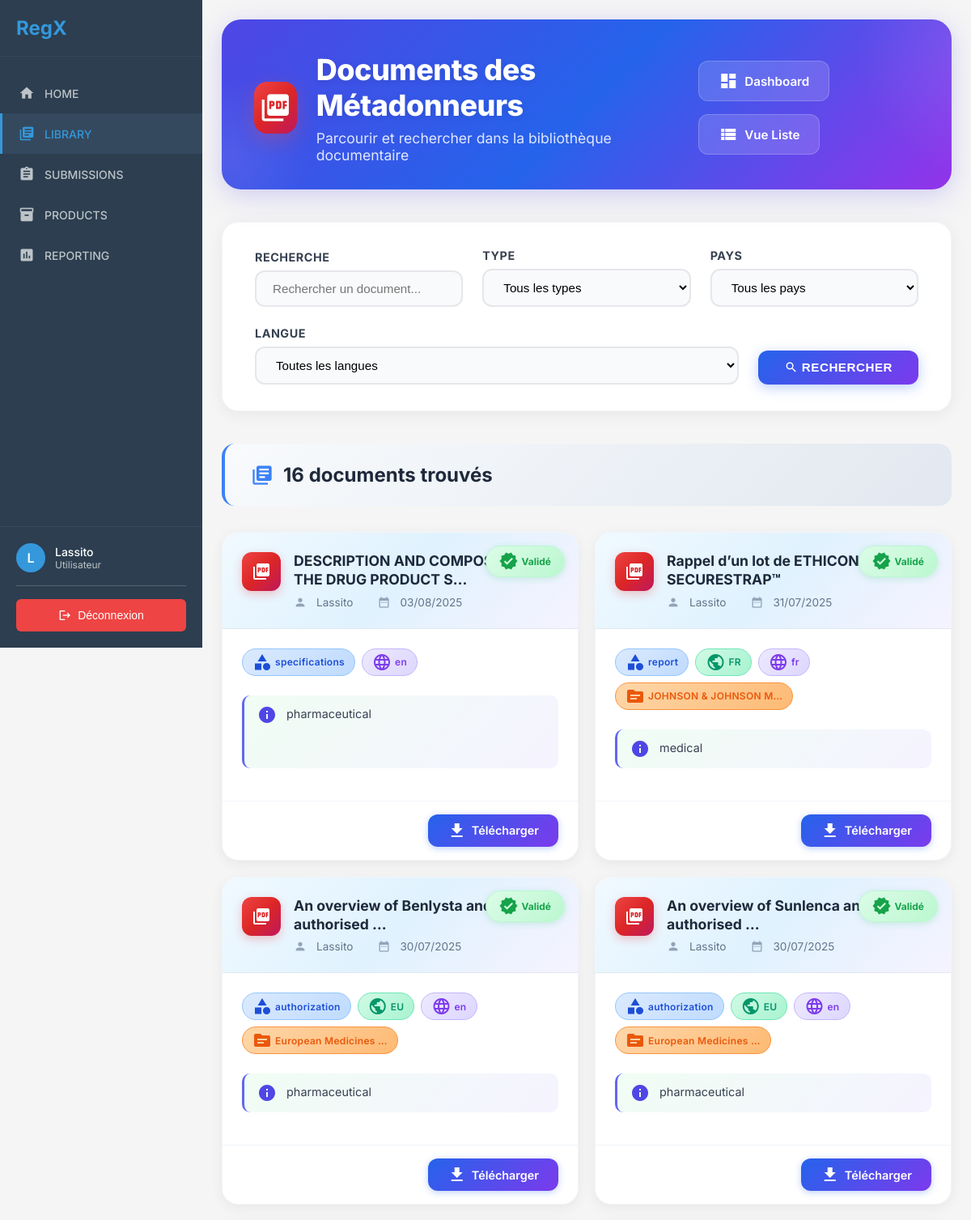
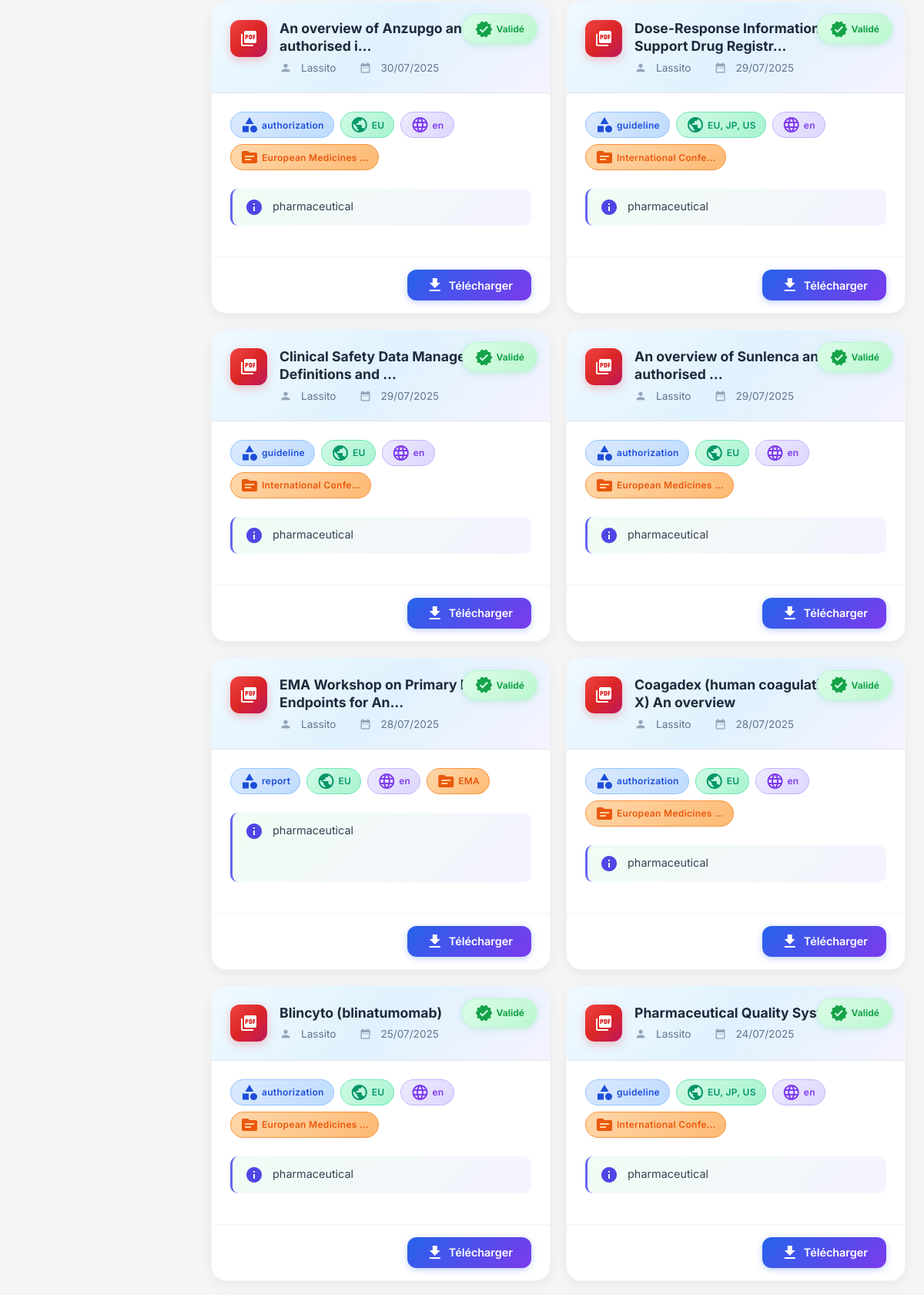
Page /client/library/documents/ (signed in, upper part) on the committed database (2 pictures, top to bottom).
### rawdocs/models.py (models this page shows, shortened)
class RawDocument(models.Model):
    url = models.URLField(help_text="URL d'origine du PDF", blank=True)
    file = models.FileField(upload_to=pdf_upload_to, help_text="Fichier PDF téléchargé")
    created_at = models.DateTimeField(auto_now_add=True)
    owner = models.ForeignKey(
        settings.AUTH_USER_MODEL,
        on_delete=models.CASCADE,
        related_name='raw_documents',
        null=True, blank=True,
        help_text="Utilisateur qui a téléchargé ce document"
    )
    is_validated = models.BooleanField(default=False, help_text="Document validé par un métadonneur")
    validated_at = models.DateTimeField(null=True, blank=True)
    is_ready_for_expert = models.BooleanField(default=False, help_text="Document prêt pour révision expert")
    expert_ready_at = models.DateTimeField(null=True, blank=True,
                                           help_text="Date à laquelle le document est devenu prêt pour l'expert")
    total_pages = models.IntegerField(default=0, help_text="Nombre total de pages")
    pages_extracted = models.BooleanField(default=False, help_text="Pages extraites individuellement")
    title = models.TextField(blank=True, help_text="Titre du document")
    doc_type = models.CharField("Type", max_length=100, blank=True, help_text="Type du document (guide, rapport…)")
    publication_date = models.CharField(max_length=100, blank=True, help_text="Date de publication")
    version = models.CharField(max_length=50, blank=True, help_text="Version extraite")
    source = models.CharField(max_length=255, blank=True, help_text="Organisation émettrice (EMA, FDA…)")
    context = models.TextField(blank=True, help_text="Contexte extrait (2 phrases max)")
    country = models.CharField(max_length=100, blank=True, help_text="Pays détecté (GPE ou TLD)")
    language = models.CharField(max_length=10, blank=True, help_text="Langue détectée (fr, en…)")
    url_source = models.URLField(blank=True, help_text="URL d'origine pour référence")

### client/library/views.py (the view)
# urls.py: path('documents/', views.document_list, name='document_list'),
def document_list(request):
    search = request.GET.get('search', '')
    document_type = request.GET.get('type', '')
    country = request.GET.get('country', '')
    language = request.GET.get('language', '')
    validation_status = request.GET.get('status', 'validated')
    documents_qs = RawDocument.objects.select_related('owner').all()
    if validation_status == 'validated':
        documents_qs = documents_qs.filter(is_validated=True)
    elif validation_status == 'pending':
        documents_qs = documents_qs.filter(is_validated=False)
    if search:
        documents_qs = documents_qs.filter(
            Q(title__icontains=search) |
            Q(source__icontains=search) |
            Q(context__icontains=search)
        )
    if document_type:
        documents_qs = documents_qs.filter(doc_type__icontains=document_type)
    if country:
        documents_qs = documents_qs.filter(country__icontains=country)
    if language:
        documents_qs = documents_qs.filter(language__icontains=language)
    documents_qs = documents_qs.order_by('-created_at')
    paginator = Paginator(documents_qs, 20)
    page_number = request.GET.get('page')
    documents = paginator.get_page(page_number)
    document_types = RawDocument.objects.filter(is_validated=True).exclude(doc_type='').values_list('doc_type',
                                                                                                    flat=True).distinct()
    countries = RawDocument.objects.filter(is_validated=True).exclude(country='').values_list('country',
                                                                                              flat=True).distinct()
    languages = RawDocument.objects.filter(is_validated=True).exclude(language='').values_list('language',
                                                                                               flat=True).distinct()
    context = {
        'documents': documents,
        'document_types': document_types,
        'countries': countries,
        'languages': languages,
        'filters': {
            'search': search,
            'type': document_type,
            'country': country,
            'language': language,
            'status': validation_status,
        }
    }
    return render(request, 'client/library/document_list.html', context)

### chatbot/templatetags/chatbot_tags.py (called while the page is built)
@register.simple_tag
def chatbot_widget():
    return render_to_string('chatbot/chatbot_widget.html')

### client/templatetags/document_filters.py (called while the page is built)
@register.filter
def document_title(document):
    if document.title and document.title.strip():
        return document.title.strip()
    if document.file:
        clean_name = clean_filename(document.file)
        if clean_name:
            return clean_name
    return "Document sans titre"

### templates/client/library/document_list.html (shortened to what this page needs)
{% extends 'client/base.html' %}
{% load static %}
{% load document_filters %}
{% block content %}
<div class="library-container">
    <div class="page-header">
        <div class="page-header-content">
            <div class="page-header-left">
                <div class="page-header-icon">
                    <i class="material-icons">picture_as_pdf</i>
                </div>
                <div class="page-header-titles">
                    <h1>Documents des Métadonneurs</h1>
                    <p>Parcourir et rechercher dans la bibliothèque documentaire</p>
                </div>
            </div>
            <div class="dashboard-tile-links">
                <a href="{% url 'client:library:dashboard' %}" class="dashboard-tile-link">
                    <i class="material-icons">dashboard</i>
                    Dashboard
                </a>
                <a href="{% url 'client:library:document_list_horizontal' %}" class="dashboard-tile-link">
                    <i class="material-icons">view_list</i>
                    Vue Liste
                </a>
            </div>
        </div>
    </div>
    <form method="get" class="filters-bar">
        <div class="filters-col">
            <label>RECHERCHE</label>
            <input type="text" name="search" value="{{ filters.search }}" placeholder="Rechercher un document...">
        </div>
        <div class="filters-col">
            <label>TYPE</label>
            <select name="type">
                <option value="">Tous les types</option>
            </select>
        </div>
        <div class="filters-col">
            <label>PAYS</label>
            <select name="country">
                <option value="">Tous les pays</option>
            </select>
        </div>
        <div class="filters-col">
            <label>LANGUE</label>
            <select name="language">
                <option value="">Toutes les langues</option>
            </select>
        </div>
        <div class="filters-action">
            <button type="submit">
                <i class="material-icons" style="font-size:1.1em;vertical-align: middle;">search</i>
                Rechercher
            </button>
        </div>
    </form>
    <div class="results-header">
        <h2>
            <i class="material-icons">library_books</i>
            {{ documents.paginator.count }} document{{ documents.paginator.count|pluralize }} trouvé{{ documents.paginator.count|pluralize }}
        </h2>
    </div>
    {% if documents %}
    <div class="cards-list">
        {% for document in documents %}
        <div class="document-card" onclick="location.href='{% url 'client:library:document_detail' document.pk %}'">
            {% if document.is_validated or document.validated %}
            <span class="ribbon-validated">
                <i class="material-icons">verified</i> Validé
            </span>
            {% endif %}
            <div class="document-card-header">
                <div class="document-card-icon">
                    <i class="material-icons">picture_as_pdf</i>
                </div>
                <div style="flex: 1 1 0%">
                    <div class="document-card-title" title="{{ document|document_title }}">
                        {{ document|document_title|truncatechars:50 }}
                    </div>
                    <div class="document-card-metas">
                        <i class="material-icons">person</i>
                        <span>{{ document.owner.username|default:"Anonyme" }}</span>
                        <span class="w-1 h-1 rounded-full bg-gray-300" style="display:inline-block;width:6px;height:6px;"></span>
                        <i class="material-icons">date_range</i>
                        <span>{{ document.created_at|date:"d/m/Y" }}</span>
                    </div>
                </div>
            </div>
            <div class="document-card-body">
                <div class="document-card-badges">
                    {% if document.doc_type %}
                    <span class="card-badge badge-blue">
                        <i class="material-icons text-xs">category</i>
                        {{ document.doc_type|truncatechars:20 }}
                    </span>
                    {% endif %}
                    {% if document.country %}
                    <span class="card-badge badge-green">
                        <i class="material-icons text-xs">public</i>
                        {{ document.country|truncatechars:20 }}
                    </span>
                    {% endif %}
                    {% if document.language %}
                    <span class="card-badge badge-purple">
                        <i class="material-icons text-xs">language</i>
                        {{ document.language|truncatechars:20 }}
                    </span>
                    {% endif %}
                    {% if document.source %}
                    <span class="card-badge badge-orange">
                        <i class="material-icons text-xs">source</i>
                        {{ document.source|truncatechars:20 }}
                    </span>
                    {% endif %}
                </div>
                {% if document.context %}
                <div class="document-card-context">
                    <i class="material-icons text-base" style="vertical-align: middle; color:#4f46e5; margin-right: 0.5rem;">info</i>
                    <span>{{ document.context|truncatechars:100 }}</span>
                </div>
                {% endif %}
            </div>
            <div class="document-card-actions">
                <a href="{% url 'client:library:download_document' document.pk %}" onclick="event.stopPropagation();">
                    <i class="material-icons text-sm">download</i>
                    Télécharger
                </a>
            </div>
        </div>
        {% endfor %}
    </div>
    {% endif %}
</div>
{% endblock %}

### templates/client/includes/sidebar.html (shortened to what this page needs)
<div class="sidebar">
    <div class="sidebar-header">
        <h2>RegX</h2>
    </div>
    <nav class="sidebar-nav">
        <a href="{% url 'client:dashboard' %}" class="nav-item {% if request.resolver_match.url_name == 'dashboard' %}active{% endif %}">
            <i class="material-icons">home</i>
            <span>HOME</span>
        </a>
        <a href="/client/library/" class="nav-item {% if 'library' in request.resolver_match.namespace %}active{% endif %}">
            <i class="material-icons">library_books</i>
            <span>LIBRARY</span>
        </a>
        <a href="{% url 'submissions:list' %}" class="nav-item {% if 'submissions' in request.resolver_match.namespace %}active{% endif %}">
            <i class="material-icons">assignment</i>
            <span>SUBMISSIONS</span>
        </a>
        <a href="/client/products/" class="nav-item {% if 'products' in request.resolver_match.namespace %}active{% endif %}">
            <i class="material-icons">inventory</i>
            <span>PRODUCTS</span>
        </a>
        <a href="/client/reports/" class="nav-item {% if 'reports' in request.resolver_match.namespace %}active{% endif %}">
            <i class="material-icons">assessment</i>
            <span>REPORTING</span>
        </a>
    </nav>
   <div class="sidebar-footer">
    <div class="user-info">
        <div class="user-avatar">
            {{ request.user.get_full_name|default:request.user.username|first|upper }}
        </div>
        <div class="user-details">
            <span class="user-name">{{ request.user.get_full_name|default:request.user.username }}</span>
            <span class="user-role">
                {% if request.user.userprofile.role == 'client' %}
                    Client
                {% elif request.user.userprofile.role == 'metadonneur' %}
                    Métadonneur
                {% elif request.user.userprofile.role == 'expert' %}
                    Expert
                {% elif request.user.userprofile.role == 'annotateur' %}
                    Annotateur
                {% else %}
                    Utilisateur
                {% endif %}
            </span>
        </div>
    </div>
    <form method="post" action="{% url 'rawdocs:logout' %}" class="logout-form">
        <button type="submit" class="btn-logout">
            <i class="material-icons">logout</i>
            <span>Déconnexion</span>
        </button>
    </form>
</div>
</div>

### static/css/main.css (style rules this page uses)
* { margin: 0; padding: 0; box-sizing: border-box; }
body { font-family: 'Inter', sans-serif; background-color: #f5f5f5; color: #333; }
.sidebar { width: 250px; background-color: #2c3e50; color: white; display: flex; flex-direction: column; position: fixed; height: 100vh; left: 0; top: 0; z-index: 1000; }
.sidebar-header { padding: 20px; border-bottom: 1px solid #34495e; }
.sidebar-header h2 { font-size: 24px; font-weight: 700; color: #3498db; }
.sidebar-nav { flex: 1; padding: 20px 0; }
.nav-item { display: flex; align-items: center; padding: 15px 20px; color: #bdc3c7; text-decoration: none; transition: all 0.3s ease; border-left: 3px solid transparent; }
.nav-item.active { background-color: #34495e; color: #3498db; border-left-color: #3498db; }
.nav-item i { margin-right: 12px; font-size: 20px; }
.nav-item span { font-size: 14px; font-weight: 500; }
.sidebar-footer { padding: 20px; border-top: 1px solid #34495e; }
.user-info { display: flex; align-items: center; }
.user-avatar { width: 36px; height: 36px; border-radius: 50%; background-color: #3498db; display: flex; align-items: center; justify-content: center; margin-right: 12px; font-weight: 600; }
.user-details { display: flex; flex-direction: column; }
.user-name { font-size: 14px; font-weight: 500; }
.user-role { font-size: 12px; color: #bdc3c7; }
.logout-form { margin-top: 1rem; padding-top: 1rem; border-top: 1px solid rgba(255, 255, 255, 0.2); }
.btn-logout { width: 100%; display: flex; align-items: center; justify-content: center; gap: 0.5rem; padding: 0.75rem; background: #ef4444; color: white; border: none; border-radius: 6px; cursor: pointer; font-size: 0.875rem; font-weight: 500; transition: all 0.2s ease; }
.btn-logout i { font-size: 1rem; }

### rows in the picture
RawDocument: is_validated True (drawn), title "DESCRIPTION AND COMPOSITION OF THE DRUG PRODUCT S…", owner.username "Lassito", created_at "03/08/2025", doc_type "specifications", language "en", context "pharmaceutical"
RawDocument: is_validated True (drawn), title "Rappel d’un lot de ETHICON SECURESTRAP™", owner.username "Lassito", created_at "31/07/2025", doc_type "report", country "FR", language "fr", source "JOHNSON & JOHNSON M…", context "medical"
RawDocument: is_validated True (drawn), title "An overview of Benlysta and why it is authorised …", owner.username "Lassito", created_at "30/07/2025", doc_type "authorization", country "EU", language "en", source "European Medicines …", context "pharmaceutical"
RawDocument: is_validated True (drawn), title "An overview of Sunlenca and why it is authorised …", owner.username "Lassito", created_at "30/07/2025", doc_type "authorization", country "EU", language "en", source "European Medicines …", context "pharmaceutical"
RawDocument: is_validated True (drawn), title "An overview of Anzupgo and why it is authorised i…", owner.username "Lassito", created_at "30/07/2025", doc_type "authorization", country "EU", language "en", source "European Medicines …", context "pharmaceutical"
RawDocument: is_validated True (drawn), title "Dose-Response Information to Support Drug Registr…", owner.username "Lassito", created_at "29/07/2025", doc_type "guideline", country "EU, JP, US", language "en", source "International Confe…", context "pharmaceutical"
RawDocument: is_validated True (drawn), title "Clinical Safety Data Management: Definitions and …", owner.username "Lassito", created_at "29/07/2025", doc_type "guideline", country "EU", language "en", source "International Confe…", context "pharmaceutical"
RawDocument: is_validated True (drawn), title "An overview of Sunlenca and why it is authorised …", owner.username "Lassito", created_at "29/07/2025", doc_type "authorization", country "EU", language "en", source "European Medicines …", context "pharmaceutical"
RawDocument: is_validated True (drawn), title "EMA Workshop on Primary Efficacy Endpoints for An…", owner.username "Lassito", created_at "28/07/2025", doc_type "report", country "EU", language "en", source "EMA", context "pharmaceutical"
RawDocument: is_validated True (drawn), title "Coagadex (human coagulation factor X) An overview", owner.username "Lassito", created_at "28/07/2025", doc_type "authorization", country "EU", language "en", source "European Medicines …", context "pharmaceutical"
RawDocument: is_validated True (drawn), title "Blincyto (blinatumomab)", owner.username "Lassito", created_at "25/07/2025", doc_type "authorization", country "EU", language "en", source "European Medicines …", context "pharmaceutical"
RawDocument: is_validated True (drawn), title "Pharmaceutical Quality System", owner.username "Lassito", created_at "24/07/2025", doc_type "guideline", country "EU, JP, US", language "en", source "International Confe…", context "pharmaceutical"

### other values in the picture
{{ request.user.get_full_name|default:request.user.username|first|upper }} "L"
{{ request.user.get_full_name|default:request.user.username }} "Lassito"
{{ documents.paginator.count }} "16"
